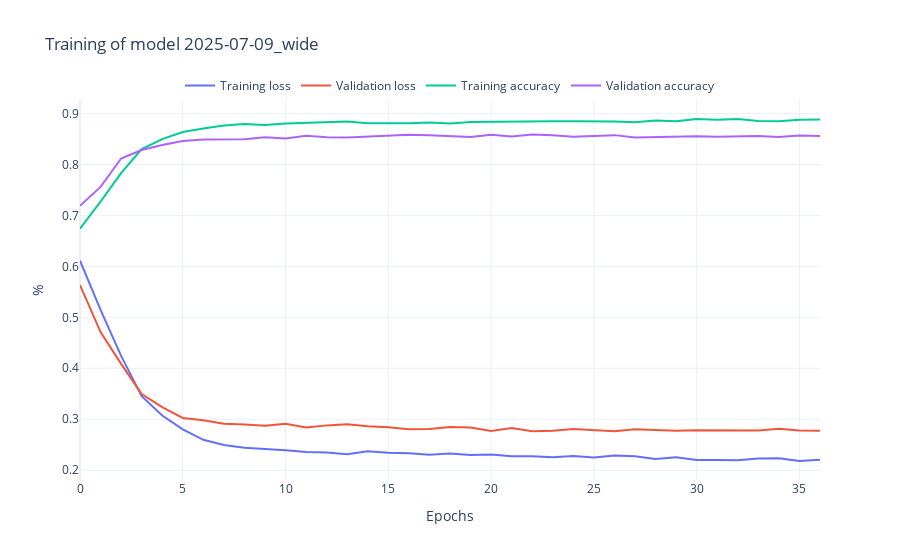
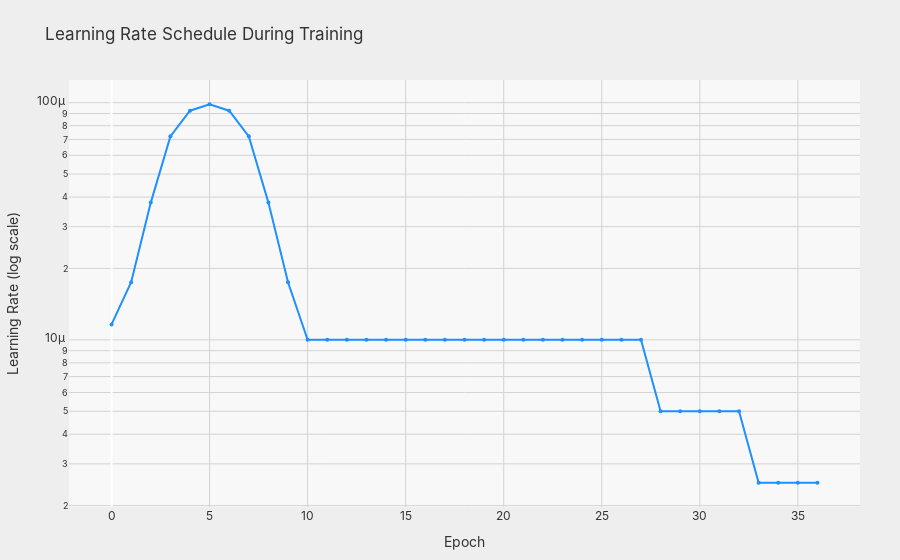

Notebook cell for these charts, in order:
### Markdown cell above
#### Plot the training and validation loss

### Code cell
rst.plot_history(history_wide, model_wide_name)
rst.plot_lr_schedule(history_wide)

### Figure 1 — Plotly figure (JSON) as saved in the notebook; plotly's stock layout.template omitted (floating-point values rounded to 4 significant figures)
{"data": [{"mode": "lines", "name": "Training loss", "type": "scatter", "y": [0.6112, 0.5147, 0.4243, 0.3454, 0.3074, 0.2803, 0.2596, 0.2497, 0.2441, 0.2423, 0.2391, 0.2359, 0.2349, 0.2314, 0.2371, 0.234, 0.2335, 0.2304, 0.233, 0.2298, 0.2306, 0.2276, 0.2277, 0.2253, 0.228, 0.2251, 0.229, 0.2272, 0.2221, 0.2253, 0.2199, 0.2203, 0.2197, 0.2228, 0.2233, 0.2181, 0.2207]}, {"mode": "lines", "name": "Validation loss", "type": "scatter", "y": [0.5632, 0.471, 0.4087, 0.3493, 0.3238, 0.3025, 0.2982, 0.2913, 0.2898, 0.2871, 0.2913, 0.2839, 0.288, 0.2904, 0.2863, 0.2842, 0.2803, 0.281, 0.2847, 0.2839, 0.2772, 0.2829, 0.2763, 0.2775, 0.2807, 0.2788, 0.2763, 0.2805, 0.2793, 0.2773, 0.2785, 0.2782, 0.278, 0.2779, 0.2814, 0.2779, 0.2774]}, {"mode": "lines", "name": "Training accuracy", "type": "scatter", "y": [0.6739, 0.727, 0.7828, 0.8299, 0.8496, 0.8637, 0.8707, 0.8764, 0.8793, 0.8772, 0.8805, 0.8819, 0.8834, 0.884, 0.881, 0.8809, 0.8809, 0.8822, 0.8803, 0.8831, 0.8836, 0.885, 0.885, 0.8847, 0.8845, 0.885, 0.8844, 0.8829, 0.8861, 0.8846, 0.889, 0.8876, 0.8891, 0.8854, 0.8847, 0.8877, 0.8883]}, {"mode": "lines", "name": "Validation accuracy", "type": "scatter", "y": [0.7187, 0.7559, 0.8116, 0.8283, 0.838, 0.8461, 0.8488, 0.8496, 0.8494, 0.8534, 0.851, 0.8564, 0.8534, 0.8526, 0.8545, 0.855, 0.858, 0.8572, 0.8556, 0.8539, 0.858, 0.8548, 0.8585, 0.8575, 0.8545, 0.8556, 0.8575, 0.8529, 0.8537, 0.8556, 0.8553, 0.8545, 0.855, 0.8556, 0.8539, 0.8566, 0.8558]}], "layout": {"legend": {"bgcolor": "rgba(255,255,255,0.5)", "orientation": "h", "x": 0.5, "xanchor": "center", "y": 1, "yanchor": "bottom"}, "title": {"text": "Training of model 2025-07-09_wide"}, "xaxis": {"title": {"text": "Epochs"}}, "yaxis": {"title": {"text": "%"}}}}

### Figure 2 — Plotly figure (JSON) as saved in the notebook; plotly's stock layout.template omitted (floating-point values rounded to 4 significant figures)
{"data": [{"line": {"color": "dodgerblue"}, "marker": {"size": 4}, "mode": "lines+markers", "name": "Learning Rate", "type": "scatter", "x": [0, 1, 2, 3, 4, 5, 6, 7, 8, 9, 10, 11, 12, 13, 14, 15, 16, 17, 18, 19, 20, 21, 22, 23, 24, 25, 26, 27, 28, 29, 30, 31, 32, 33, 34, 35, 36], "y": [1.162e-05, 1.749e-05, 3.79e-05, 7.21e-05, 9.251e-05, 9.838e-05, 9.251e-05, 7.21e-05, 3.79e-05, 1.749e-05, 1e-05, 1e-05, 1e-05, 1e-05, 1e-05, 1e-05, 1e-05, 1e-05, 1e-05, 1e-05, 1e-05, 1e-05, 1e-05, 1e-05, 1e-05, 1e-05, 1e-05, 1e-05, 5e-06, 5e-06, 5e-06, 5e-06, 5e-06, 2.5e-06, 2.5e-06, 2.5e-06, 2.5e-06]}], "layout": {"font": {"color": "#333", "family": "Inter, sans-serif", "size": 12}, "hovermode": "x unified", "margin": {"b": 40, "l": 40, "r": 40, "t": 80}, "paper_bgcolor": "#EEEEEE", "plot_bgcolor": "#F8F8F8", "title": {"text": "Learning Rate Schedule During Training"}, "xaxis": {"gridcolor": "LightGrey", "gridwidth": 1, "showgrid": true, "title": {"text": "Epoch"}}, "yaxis": {"gridcolor": "LightGrey", "gridwidth": 1, "showgrid": true, "title": {"text": "Learning Rate (log scale)"}, "type": "log"}}}
